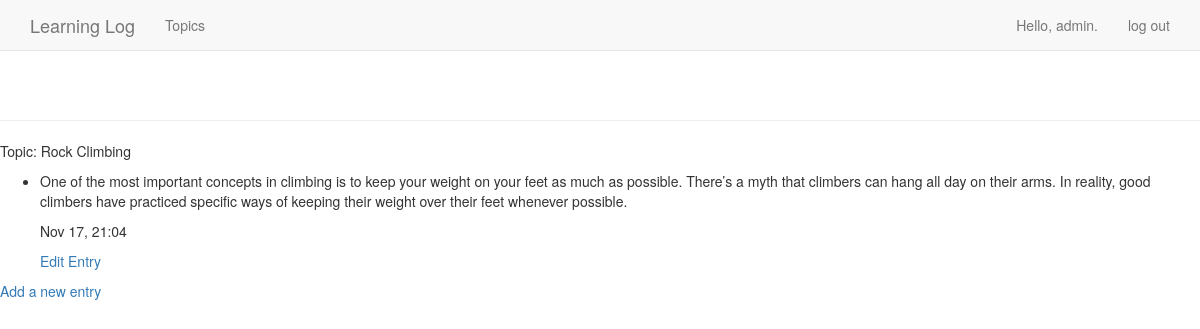
The page /topics/2/ (signed in) on the database its author committed.
### MainApp/models.py (models this page shows, shortened)
class Topic(models.Model):
    text = models.CharField(max_length=200)
    date_added = models.DateTimeField(auto_now_add=True)
    owner = models.ForeignKey(User, on_delete=models.CASCADE)
    def __str__(self):
        return self.text

class Entry(models.Model):
    topic = models.ForeignKey(Topic,on_delete=models.CASCADE)
    text = models.TextField()
    date_added = models.DateTimeField(auto_now_add=True)
    class Meta:
        verbose_name_plural = 'entries'

### MainApp/views.py (the view)
# urls.py: path('topics/<int:topic_id>/', views.topic,name='topic'),
@login_required
def topic(request,topic_id):
    topic = Topic.objects.get(id=topic_id)
    if topic.owner != request.user:
        raise Http404
    entries = topic.entry_set.order_by('-date_added')
    context = {'topic':topic, 'entries':entries}
    return render(request, 'MainApp/topic.html', context)

### MainApp/templates/MainApp/topic.html
{% extends "MainApp/base.html" %}
{% block content %}
<p>Topic: {{ topic }}</p>
<ul>
    <li>
    {% for e in entries %}
    <p>{{ e.text|linebreaks }}</p>
    <p>{{ e.date_added|date:'M d, H:i' }}</p>
    </li>
    <p>
    <a href="{% url 'MainApp:edit_entry' e.id %}">Edit Entry</a>
    </p>
    {% empty %}
    <li> There are no entries for this topic yet. </li>
    {% endfor %}
</ul>
<p>
<a href="{% url 'MainApp:new_entry' topic.id %}">Add a new entry</a>
</p>
{% endblock content %}

### MainApp/templates/MainApp/base.html (shortened to what this page needs)
{% load bootstrap3 %}
<!DOCTYPE html>
<html lang="en">
    <head>
       {% bootstrap_css %}
    </head>
    <body>
        <nav class="navbar navbar-default navbar-static-top">
            <div class="container">
              <div class="navbar-header">
                <a class="navbar-brand" href="{% url 'MainApp:index' %}">
                    Learning Log</a>
      </div>
              <div id="navbar" class="navbar-collapse collapse">
                <ul class="nav navbar-nav">
                  <li><a href="{% url 'MainApp:topics' %}">Topics</a></li>
                </ul>
                <ul class="nav navbar-nav navbar-right">
                  {% if user.is_authenticated %}
                    <li><a>Hello, {{ user.username }}.</a></li>
                    <li><a href="{% url 'users:logout' %}">log out</a></li>
                  {% else %}
                    <li><a href="{% url 'users:register' %}">register</a></li>
                    <li><a href="{% url 'users:login' %}">log in</a></li>
                  {% endif %}
                </ul>
              </div>
            </div>
          </nav>
            <div class="page-header">
            </div>
            <div>
                {% block content %}{% endblock content %}
            </div>
      </body>
    </html>

### rows shown on the page
Topic: text "Rock Climbing"
Entry: text "One of the most important concepts in climbing is to keep your weight on your feet as much as possible. There’s a myth that climbers can hang all day on their arms. In reality, good climbers have practiced specific ways of keeping their weight over their feet whenever possible.", date_added "Nov 17, 21:04"

### other values the page prints
{{ user.username }} "admin"
